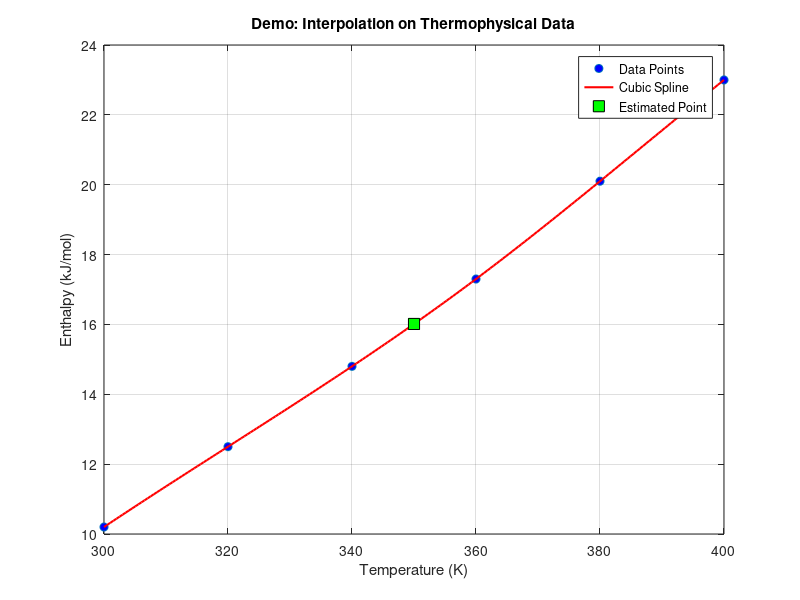

Reproduce this figure in MATLAB.
% demo.m
% Demonstration of MATLAB Interpolation Tool

clc; clear; close all;

disp('--- Demo: MATLAB Interpolation Tool ---');

% Sample dataset (Temperature vs Enthalpy)
x = [300 320 340 360 380 400];      % Temperature (K)
y = [10.2 12.5 14.8 17.3 20.1 23]; % Enthalpy (kJ/mol)

% Point to estimate
xi = 350; % Temperature (K)

% --- Apply interpolation methods ---
H_linear  = interp1(x, y, xi, 'linear');
H_spline  = interp1(x, y, xi, 'spline');
H_poly    = polyval(polyfit(x, y, length(x)-1), xi);

% Lagrange Interpolation
H_lagrange = 0;
for i = 1:length(x)
    L = 1;
    for j = 1:length(x)
        if i ~= j
            L = L * (xi - x(j)) / (x(i) - x(j));
        end
    end
    H_lagrange = H_lagrange + L * y(i);
end

% Newton Divided Difference
n = length(x);
dd = zeros(n, n);
dd(:,1) = y(:);
for j = 2:n
    for i = 1:n-j+1
        dd(i,j) = (dd(i+1,j-1) - dd(i,j-1)) / (x(i+j-1)-x(i));
    end
end
H_newton = dd(1,1);
prod = 1;
for j = 1:n-1
    prod = prod * (xi - x(j));
    H_newton = H_newton + dd(1,j+1) * prod;
end

% --- Display Results ---
fprintf('Interpolation Results at x = %.1f K:\n', xi);
fprintf('1. Linear            : %.4f kJ/mol\n', H_linear);
fprintf('2. Polynomial        : %.4f kJ/mol\n', H_poly);
fprintf('3. Lagrange          : %.4f kJ/mol\n', H_lagrange);
fprintf('4. Newton Divided    : %.4f kJ/mol\n', H_newton);
fprintf('5. Cubic Spline      : %.4f kJ/mol\n', H_spline);

% --- Visualization ---
xx = linspace(min(x), max(x), 200);
yy_spline = interp1(x, y, xx, 'spline');

figure;
plot(x, y, 'o', 'MarkerFaceColor','b','DisplayName','Data Points'); hold on;
plot(xx, yy_spline, 'r','LineWidth',1.5,'DisplayName','Cubic Spline');
plot(xi, H_spline, 'ks','MarkerSize',8,'MarkerFaceColor','g','DisplayName','Estimated Point');
xlabel('Temperature (K)'); ylabel('Enthalpy (kJ/mol)');
title('Demo: Interpolation on Thermophysical Data');
legend show; grid on;
